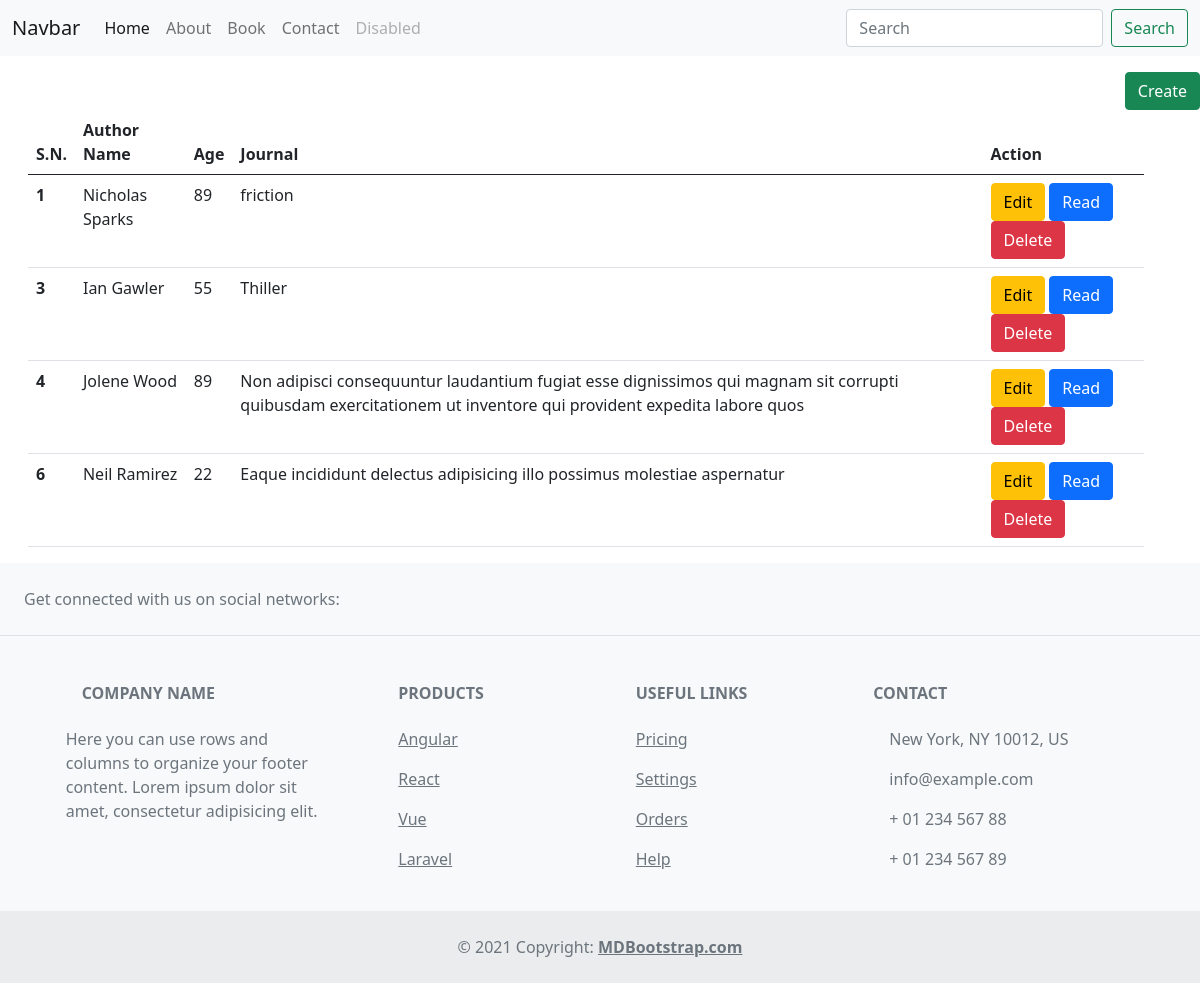
The app's page /author/, older data.
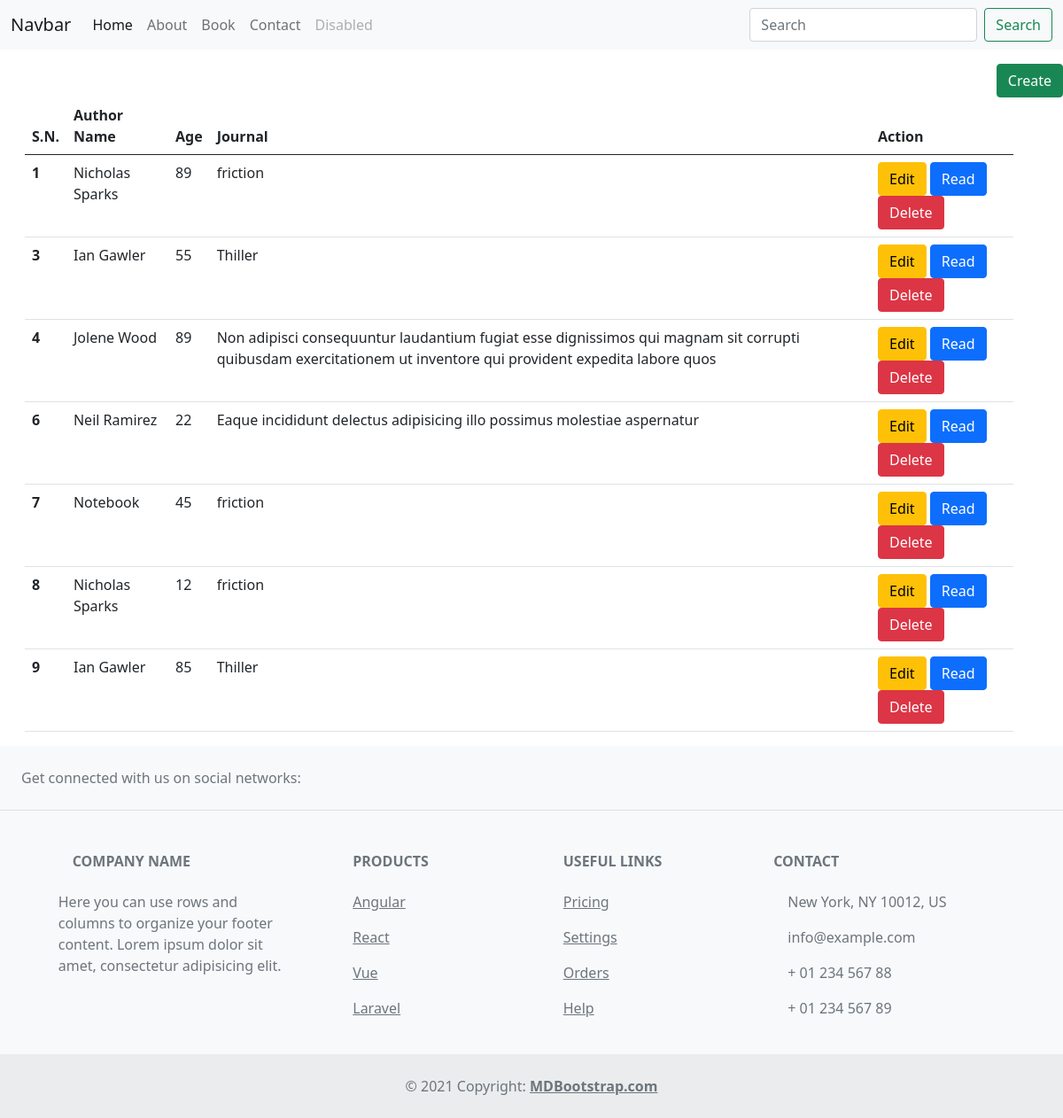
The same page, newer data.
### home/models.py (models this page shows, shortened)
class Author(models.Model):
    name = models.CharField(max_length=200)
    age = models.PositiveIntegerField()
    pen_name = models.CharField(max_length=200)
    journal = models.CharField(max_length=200)
    active_date = models.DateField()

### home/views.py (the view)
# urls.py: path('author/', views.author, name="author"),
def author(request):
    author = Author.objects.all()
    context={
        "author": author
    }
    return render(request, "author.html", context)

### templates/author.html (shortened to what this page needs)
{% extends 'base.html' %}
{% block content %}
<section>
  <a href="{% url 'createauthor' %}" class="float-end btn btn-success">Create</a>
  <div class="m-3 container">
    <table class="table">
    <thead>
      <tr>
        <th scope="col">S.N.</th>
        <th scope="col">Author Name</th>
        <th scope="col">Age</th>
        <th scope="col">Journal</th>
        <th scope="col">Action</th>
      </tr>
    </thead>
    <tbody>
        {% for  items in author %}
      <tr>
        <th scope="row">{{items.id}}</th>
        <td>{{items.name}}</td>
        <td>{{items.age}}</td>
        <td>{{items.journal}}</td>
        <td>
          <a href="#" class="btn btn-warning">Edit</a>
          <a href="{% url 'readauthor' items.id %}" class="btn btn-primary">Read</a>
          <a href="#" class="btn btn-danger">Delete</a>
        </td>
      </tr>
      {% endfor %}
    </tbody>
  </table>
</div>
</section>
{% endblock content %}

### templates/base.html (shortened to what this page needs)
{% load static %}
<!doctype html>
<html lang="en">
  <head>
    <link href="https://cdn.jsdelivr.net/npm/bootstrap@5.0.2/dist/css/bootstrap.min.css" rel="stylesheet">
  </head>
  <body>
    <nav class="navbar navbar-expand-lg navbar-light bg-light">
        <div class="container-fluid">
          <a class="navbar-brand" href="{% url 'index' %}">Navbar</a>
          <div class="collapse navbar-collapse" id="navbarSupportedContent">
            <ul class="navbar-nav me-auto mb-2 mb-lg-0">
              <li class="nav-item">
                <a class="nav-link active" aria-current="page" href="{% url 'index' %}">Home</a>
              </li>
              <li class="nav-item">
                <a class="nav-link" href="{% url 'about' %}">About</a>
              </li>
              <li class="nav-item">
                <a class="nav-link" href="{% url 'book' %}">Book</a>
              </li>
              <li class="nav-item">
                <a class="nav-link" href="{% url 'contact' %}">Contact</a>
              </li>
              <li class="nav-item">
                <a class="nav-link disabled" href="" tabindex="-1" aria-disabled="true">Disabled</a>
              </li>
            </ul>
            <form class="d-flex">
              <input class="form-control me-2" type="search" placeholder="Search" aria-label="Search">
              <button class="btn btn-outline-success" type="submit">Search</button>
            </form>
          </div>
        </div>
      </nav>
    {% block content %}{% endblock content %}
<footer class="text-center text-lg-start bg-light text-muted">
    <section class="d-flex justify-content-center justify-content-lg-between p-4 border-bottom">
      <div class="me-5 d-none d-lg-block">
        <span>Get connected with us on social networks:</span>
      </div>
      <div>
      </div>
    </section>
    <section class="">
      <div class="container text-center text-md-start mt-5">
        <div class="row mt-3">
          <div class="col-md-3 col-lg-4 col-xl-3 mx-auto mb-4">
            <h6 class="text-uppercase fw-bold mb-4">
              Company name
            </h6>
            <p>
              Here you can use rows and columns to organize your footer content. Lorem ipsum
              dolor sit amet, consectetur adipisicing elit.
            </p>
          </div>
          <div class="col-md-2 col-lg-2 col-xl-2 mx-auto mb-4">
            <h6 class="text-uppercase fw-bold mb-4">
              Products
            </h6>
            <p>
              <a href="#!" class="text-reset">Angular</a>
            </p>
            <p>
              <a href="#!" class="text-reset">React</a>
            </p>
            <p>
              <a href="#!" class="text-reset">Vue</a>
            </p>
            <p>
              <a href="#!" class="text-reset">Laravel</a>
            </p>
          </div>
          <div class="col-md-3 col-lg-2 col-xl-2 mx-auto mb-4">
            <h6 class="text-uppercase fw-bold mb-4">
              Useful links
            </h6>
            <p>
              <a href="#!" class="text-reset">Pricing</a>
            </p>
            <p>
              <a href="#!" class="text-reset">Settings</a>
            </p>
            <p>
              <a href="#!" class="text-reset">Orders</a>
            </p>
            <p>
              <a href="#!" class="text-reset">Help</a>
            </p>
          </div>
          <div class="col-md-4 col-lg-3 col-xl-3 mx-auto mb-md-0 mb-4">
            <h6 class="text-uppercase fw-bold mb-4">Contact</h6>
            <p> New York, NY 10012, US</p>
            <p>
              info@example.com
            </p>
            <p> + 01 234 567 88</p>
            <p> + 01 234 567 89</p>
          </div>
        </div>
      </div>
    </section>
    <div class="text-center p-4" style="background-color: rgba(0, 0, 0, 0.05);">
      © 2021 Copyright:
      <a class="text-reset fw-bold" href="https://mdbootstrap.com/">MDBootstrap.com</a>
    </div>
  </footer>
  </body>
</html>

Row changes from the older to the newer data that the page shows:
added Author: id "7", name "Notebook", age "45", journal "friction"
added Author: id "8", name "Nicholas Sparks", age "12", journal "friction"
added Author: id "9", name "Ian Gawler", age "85", journal "Thiller"
